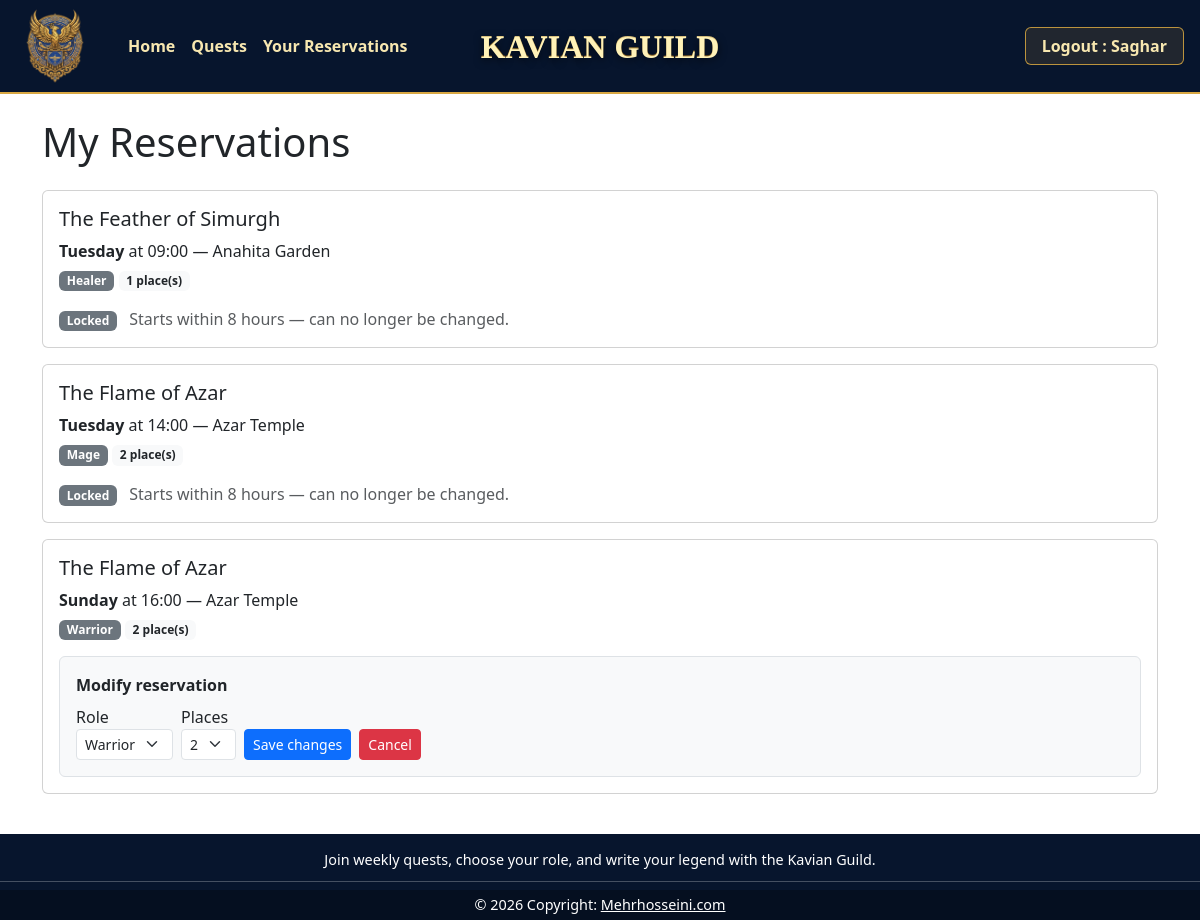
Screenshot of /my-reservations (signed in) with the database file from the repository.
### tables this page shows
CREATE TABLE users (
    id            INTEGER PRIMARY KEY AUTOINCREMENT,
    email         TEXT    NOT NULL UNIQUE,
    password_hash TEXT    NOT NULL,
    role          TEXT    NOT NULL CHECK (role IN ('adventurer', 'guildmaster')),
    display_name  TEXT    NOT NULL,
    profile_img   TEXT                      
);

CREATE TABLE participations (
            id         INTEGER PRIMARY KEY AUTOINCREMENT,
            user_id    INTEGER NOT NULL,
            session_id INTEGER NOT NULL,
            role       TEXT    NOT NULL CHECK (role IN ('Warrior','Mage','Healer')),
            places     INTEGER NOT NULL CHECK (places IN (1, 2)),
            FOREIGN KEY (user_id)    REFERENCES users(id),
            FOREIGN KEY (session_id) REFERENCES quest_sessions(id)
        );

CREATE TABLE quests (
        id               INTEGER PRIMARY KEY AUTOINCREMENT,
        title            TEXT    NOT NULL,
        duration_minutes INTEGER NOT NULL CHECK (duration_minutes > 0),
        quest_type       TEXT    NOT NULL CHECK (quest_type IN ('Razm','Rah','Chistan','Sayeh','Atar','Alborz')),
        difficulty       TEXT    NOT NULL CHECK (difficulty IN ('easy','medium','hard')),
        description      TEXT    NOT NULL,
        image            TEXT
    );

CREATE TABLE quest_sessions (
            id           INTEGER PRIMARY KEY AUTOINCREMENT,
            quest_id     INTEGER NOT NULL,
            day          TEXT    NOT NULL,
            start_time   TEXT    NOT NULL,
            start_minute INTEGER NOT NULL,
            location     TEXT    NOT NULL CHECK (location IN ('Azar Temple','Anahita Garden','Pasargad Gate')),
            FOREIGN KEY (quest_id) REFERENCES quests(id)
        );

### app.py (the view)
@app.route("/my-reservations")
@login_required
def my_scroll():
    participations = participations_dao.get_user_participations(current_user.id)
    return render_template(
        "my_scroll.html", participations=participations, is_locked=is_locked
    )

### app.py (called while the page is built)
def is_locked(start_minute):
    return start_minute <= SIMULATED_NOW_MINUTE + LOCK_WINDOW_MINUTES

@login_manager.user_loader
def load_user(user_id):
    return users_dao.get_user_by_id(int(user_id))

### db.py (called while the page is built)
def get_connection():
    conn = sqlite3.connect(DATABASE_PATH)
    conn.row_factory = sqlite3.Row   # rows behave like dicts: row["email"]
    conn.execute("PRAGMA foreign_keys = ON;")
    return conn

### models.py (called while the page is built)
    def is_guild_master(self):              # handy helper for permission checks
        return self.role == "guildmaster"

### participations_dao.py (called while the page is built)
def get_user_participations(user_id):
    conn = get_connection()
    rows = conn.execute(
        '''
        SELECT p.id, p.role, p.places,
               s.id AS session_id, s.day, s.start_time, s.start_minute, s.location,
               q.title AS quest_title
        FROM participations p
        JOIN quest_sessions s ON p.session_id = s.id
        JOIN quests q ON s.quest_id = q.id
        WHERE p.user_id = ?
        ORDER BY s.start_minute
        ''',
        (user_id,),
    ).fetchall()
    conn.close()
    return rows

### users_dao.py (called while the page is built)
def get_user_by_id(user_id):
    conn = get_connection()
    row = conn.execute("SELECT * FROM users WHERE id = ?", (user_id,)).fetchone()
    conn.close()
    if row is None:
        return None
    return User(row["id"], row["email"], row["role"], row["display_name"], row["profile_img"])

### templates/my_scroll.html (shortened to what this page needs)
{% extends 'base.html' %}
{% block content %}
<h1 class="mb-4">My Reservations</h1>
{% if not participations %}
    <div class="d-flex flex-column align-items-center justify-content-center text-center p-5 border border-white rounded">
        You haven't joined any quests yet.
        <a href="{{ url_for('home') }}" class="alert-link">Visit the Quest Board</a> to begin your adventure!
    </div>
{% else %}
    {% for p in participations %}
        <div class="card mb-3">
            <div class="card-body">
                <h5 class="card-title">{{ p.quest_title }}</h5>
                <p class="card-text mb-1">
                    <strong>{{ p.day }}</strong> at {{ p.start_time }} — {{ p.location }}
                </p>
                <span class="badge bg-secondary">{{ p.role }}</span>
                <span class="badge bg-light text-dark">{{ p.places }} place(s)</span>
                {% if is_locked(p.start_minute) %}
                    <p class="text-muted mt-3 mb-0">
                        <span class="badge text-bg-secondary me-2">Locked</span>
                        Starts within 8 hours — can no longer be changed.
                    </p>
                {% else %}
                    <div class="mt-3 p-3 bg-light border rounded">
                        <p class="fw-semibold mb-2">Modify reservation</p>
                        <div class="d-flex gap-2 align-items-end flex-wrap">
                            <form method="POST" action="{{ url_for('modify_participation', participation_id=p.id) }}" class="d-flex gap-2 align-items-end flex-wrap">
                            <div>
                                <label class="form-label mb-0">Role</label>
                                <select name="role" class="form-select form-select-sm">
                                    <option value="Warrior" {% if p.role == 'Warrior' %}selected{% endif %}>Warrior</option>
                                </select>
                            </div>
                            <div>
                                <label class="form-label mb-0">Places</label>
                                <select name="places" class="form-select form-select-sm">
                                    <option value="2" {% if p.places == 2 %}selected{% endif %}>2</option>
                                </select>
                            </div>
                            <button type="submit" class="btn btn-primary btn-sm">Save changes</button>
                        </form>
                            <form method="POST" action="{{ url_for('cancel_participation', participation_id=p.id) }}">
                                <button type="submit" class="btn btn-danger btn-sm">Cancel</button>
                            </form>
                        </div>
                    </div>
                {% endif %}
            </div>
        </div>
    {% endfor %}
{% endif %}
{% endblock %}

### templates/base.html (shortened to what this page needs)
<!DOCTYPE html>
<html lang="en">
<head>
  <link href="https://cdn.jsdelivr.net/npm/bootstrap@5.3.8/dist/css/bootstrap.min.css" rel="stylesheet"
>
  <link rel="stylesheet" href="{{ url_for('static', filename='style.css') }}">
</head>
<body class="{% block body_class %}{% endblock %}">
  <nav class="site-navbar navbar navbar-expand-sm navbar-dark">
    <div class="container-fluid">
      <a class="navbar-brand site-logo" href="{{ url_for('home') }}">
        <img src="{{ url_for('static', filename='images/logo-mark.png') }}" alt="Kavian Guild logo">
      </a>
      <ul class="navbar-nav">
        <li class="nav-item">
          <a class="nav-link" href="{{ url_for('home') }}">Home</a>
        </li>
        <li class="nav-item">
          <a class="nav-link" href="{{ url_for('quests') }}">Quests</a>
        </li>
        {% if current_user.is_authenticated and current_user.role == 'adventurer' %}
        <li class="nav-item">
          <a class="nav-link" href="{{ url_for('my_scroll') }}">Your Reservations</a>
        </li>
        {% endif %}
      </ul>
      <div class="navbar-title">Kavian Guild</div>
      <div class="d-flex gap-2 ms-auto p-1">
        {% if current_user.is_authenticated %}
        <a class="nav-auth-btn nav-auth-btn-logout" href="{{ url_for('logout') }}">Logout : {{ current_user.display_name
          }}</a>
        {% else %}
        <a class="nav-auth-btn" href="{{ url_for('login') }}">Login</a>
        <a class="nav-auth-btn nav-auth-btn-register" href="{{ url_for('register') }}">Register</a>
        {% endif %}
      </div>
    </div>
  </nav>
  <main class="container py-4">
    {% block content %}{% endblock %}
  </main>
  {% block footer %}
  <footer class="site-footer text-center text-white">
    <div class="container">
      <section class="mt-3 ">
        <div class="row d-flex justify-content-center">
          <div class="col-lg-8">
            <p>
              Join weekly quests, choose your role, and write your legend with the Kavian Guild.
            </p>
          </div>
        </div>
      </section>
    </div>
    <hr class="my-2" />
    <div class="text-center py-1 footer-copyright">
      © 2026 Copyright:
      <a class="text-white" href="https://mehrhosseini.com/">Mehrhosseini.com</a>
    </div>
  </footer>
  {% endblock %}
</body>
</html>

### static/style.css (style rules this page uses)
html { min-height: 100%; }
body { min-height: 100vh; display: flex; flex-direction: column; }
main { flex: 1; }
.site-navbar { background-color: #07152d; border-bottom: 2px solid #d8a742; min-height: 92px; }
.site-navbar .container-fluid { position: relative; }
.site-logo { display: flex; align-items: center; justify-content: center; width: 86px; height: 76px; margin-right: 22px; padding-top: 0; padding-bottom: 0; }
.site-logo img { width: 100%; height: 100%; object-fit: contain; }
.site-navbar .nav-link { color: #f7e7b0; font-weight: 600; text-shadow: none; }
.navbar-title { position: absolute; left: 50%; transform: translateX(-50%); color: #f7d878; font-family: Georgia, "Times New Roman", serif; font-size: 32px; font-weight: 700; line-height: 1; text-transform: uppercase; white-space: nowrap; text-shadow: 0 1px 0 #fff2b8, 0 3px 8px rgba(0, 0, 0, 0.65); background-image: linear-gradient(#fff2b8, #d8a742 55%, #8f5f1d); background-clip: text; -webkit-background-clip: text; -webkit-text-fill-color: transparent; pointer-events: none; }
.nav-auth-btn { color: #f7e7b0; text-decoration: none; font-weight: 600; padding: 6px 16px; border: 1px solid rgba(216, 167, 66, 0.85); border-radius: 6px; background-color: rgba(216, 167, 66, 0.12); text-shadow: none; }
.site-footer { background-color: #07152d; background-size: cover; background-position: center; background-repeat: no-repeat; }
.site-footer { font-size: 0.9rem; }
.site-footer p { margin-bottom: 0.25rem; line-height: 1.35; }
.footer-copyright { background-color: rgba(0, 0, 0, 0.297); }

### rows the page displays
users: display_name "Saghar"
participations: quest_title "The Feather of Simurgh", day "Tuesday", start_time "09:00", location "Anahita Garden", role "Healer", places "1", shows "Locked"
participations: quest_title "The Flame of Azar", day "Tuesday", start_time "14:00", location "Azar Temple", role "Mage", places "2", shows "Locked"
participations: quest_title "The Flame of Azar", day "Sunday", start_time "16:00", location "Azar Temple", role "Warrior", places "2"
